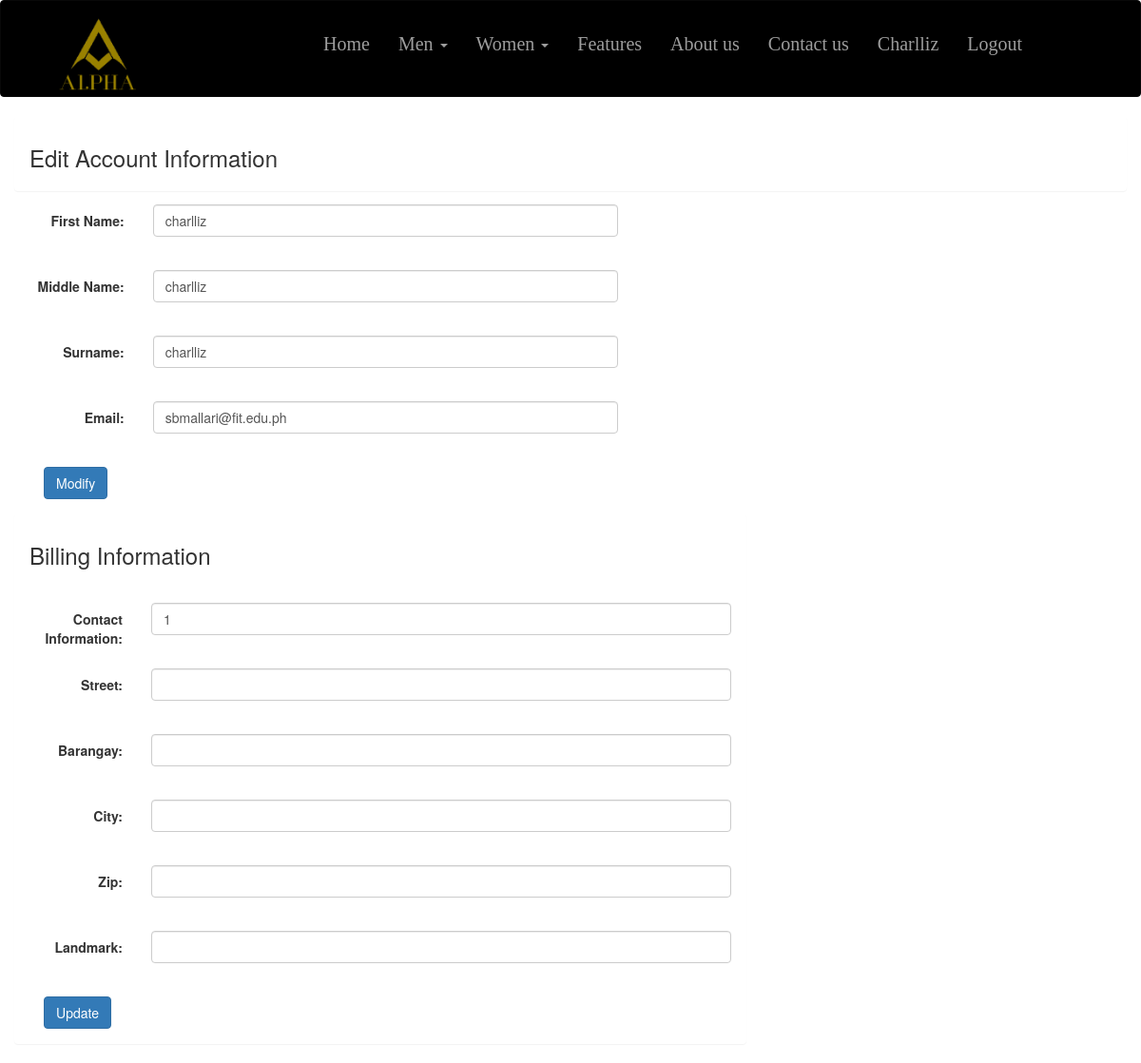
The page /register/editDetails.php (signed in) on the database its author committed.
### tables this page shows
CREATE TABLE `reg` (
  `user_id` int(11) NOT NULL,
  `email` varchar(50) NOT NULL,
  `password` varchar(500) NOT NULL,
  `fname` varchar(50) NOT NULL,
  `lname` varchar(50) NOT NULL,
  `mname` varchar(50) NOT NULL,
  `gender` varchar(50) NOT NULL,
  `Status` varchar(1) NOT NULL,
  `contact` int(11) NOT NULL,
  `street` varchar(100) NOT NULL,
  `barangay` varchar(100) NOT NULL,
  `city` varchar(100) NOT NULL,
  `zip` varchar(100) NOT NULL,
  `landmark` varchar(100) NOT NULL
);

### register/editDetails.php (the view, shortened to what this page needs)
<html>
<head>
			<link href="reg.css" type="text/css" rel="stylesheet">
</head>
<?php
	include("heading.php");
	if(empty($_SESSION['user_id']))
		header("location: ../register/login.php");
	else{
		include ('../connect/conn.php');
		$result = mysqli_query($conn, "SELECT * FROM reg WHERE user_id = $_SESSION[user_id]");
		$row = mysqli_fetch_assoc($result);
}
?>
	<div class = "col-sm-12" style="align:center;">
					<div class = "panel">
						<div class = "panel-heading">
							<h3> Edit Account Information </h3>
						</div>
						<div class = "panel-body col-sm-8">
							<form class = 'form-horizontal' method = 'post' action = 'editDetails.php'>
								<div class = "form-group">
									<label class = "control-label col-sm-2"> First Name: </label>
									<div class = "col-sm-8">
										<input type = "text" class = "form-control" name = "fname" value = '<?php echo $row['fname'] ?>'> <br>
									</div>
								</div>
								<div class = "form-group">
									<label class = "control-label col-sm-2"> Middle Name:  </label>
									<div class = "col-sm-8">
										<input type = "text" class = "form-control" name = "mname" value = '<?php echo $row['mname'] ?>'> <br>
									</div>
								</div>
								<div class = "form-group">
									<label class = "control-label col-sm-2"> Surname:  </label>
									<div class = "col-sm-8">
										<input type = "text" class = "form-control" name = "lname" value = '<?php echo $row['lname'] ?>'> <br>
									</div>
								</div>
								<div class = "form-group">
									<label class = "control-label col-sm-2"> Email: </label>
									<div class = "col-sm-8">
										<input type = "email" class = "form-control" name = "email" value = '<?php echo $row['email'] ?>'> <br>
									</div>
								</div>
								<div class = "col-sm-2">
									<button type = "submit" class = "btn btn-primary" name = 'register'> Modify</button>
								</div>
								<div class = "col-sm-6">
								</div>
							</form>
						</div>
					</div>
				</div>
				<div class = "col-sm-8">
					<div class = "panel">
						<div class = "panel-heading">
							<h3> Billing Information </h3>
						</div>
						<div class = "panel-body">
							<form class = 'form-horizontal' method = 'post' action = 'editDetails.php'>
								<div class = "form-group">
									<label class = "control-label col-sm-2"> Contact Information: </label>
									<div class = "col-sm-10">
										<input type = "text" class = "form-control" name = "contact" minlength = "11" value = '<?php echo $row['contact'] ?>'> <br>
									</div>
								</div>
								<div class = "form-group">
									<label class = "control-label col-sm-2"> Street: </label>
									<div class = "col-sm-10">
										<input type = "text" class = "form-control" name = "street" value = '<?php echo $row['street'] ?>'> <br>
									</div>
								</div>
								<div class = "form-group">
									<label class = "control-label col-sm-2"> Barangay: </label>
									<div class = "col-sm-10">
										<input type = "text" class = "form-control" name = "barangay" value = '<?php echo $row['barangay'] ?>'> <br>
									</div>
								</div>
								<div class = "form-group">
									<label class = "control-label col-sm-2"> City: </label>
									<div class = "col-sm-10">
										<input type = "text" class = "form-control" name = "city" value = '<?php echo $row['city'] ?>'> <br>
									</div>
								</div>
								<div class = "form-group">
									<label class = "control-label col-sm-2"> Zip: </label>
									<div class = "col-sm-10">
										<input type = "text" class = "form-control" name = "zip" minlength = "4" value = '<?php echo $row['zip'] ?>'> <br>
									</div>
								</div>
								<div class = "form-group">
									<label class = "control-label col-sm-2"> Landmark: </label>
									<div class = "col-sm-10">
										<input type = "text" class = "form-control" name = "landmark" value = '<?php echo $row['landmark'] ?>'> <br>
									</div>
								</div>
								<div class = "col-sm-2">
									<button type = "submit" class = "btn btn-primary" name = 'submit'> Update </button>
								</div>
								<div class = "col-sm-6">
								</div>
							</form>
						</div>
					</div>
				</div>
</html>

### register/heading.php (shortened to what this page needs)
<!DOCTYPE HTML>
<html>
<head><meta charset="utf-8"><link href="https://maxcdn.bootstrapcdn.com/bootstrap/3.3.6/css/bootstrap.min.css" rel="stylesheet" />
<link href="footer.css" type="text/css" rel="stylesheet">
</head>
<body>
<nav class="navbar navbar-inverse">
  <div class="container">
    <div class="navbar-header">
      <a class="navbar-brand" href="http://localhost" ><img src="A.png" id="#logo" class="col-md-6 col-xs-5"></a>
    </div>
    <div class="collapse navbar-collapse" id="bs-example-navbar-collapse-1">
      <ul class="nav navbar-nav navbar-center">
        <li><a href="../connect/index.php">Home<span class="sr-only">(current)</span></a></li>
        <li class="dropdown">
          <a href="" class="dropdown-toggle" data-toggle="dropdown" role="button" aria-haspopup="true" aria-expanded="false">
				Men
				<span class="caret"></span>
		  </a>
        </li>
		 <li class="dropdown">
          <a href="#" class="dropdown-toggle" data-toggle="dropdown" role="button" aria-haspopup="true" aria-expanded="false">
				Women
				<span class="caret"></span>
		  </a>
        </li>
		<li><a href="#">Features<span class="sr-only"></span></a></li>
		<li><a href="#footer">About us<span class="sr-only"></span></a></li>
		<li><a href="#footer">Contact us<span class="sr-only"></span></a></li>
    <?php
        if(empty($_SESSION['user_id'])){
          echo "<li><a href='login.php'>Login<span class='sr-only'></span></a></li>";
          echo "<li><a href='reg.php'>Register<span class='sr-only'></span></a></li>";
        }
        else{
          include '../connect/conn.php';
          $result = mysqli_query($conn, "SELECT * FROM reg WHERE user_id = $_SESSION[user_id]");
          $row = mysqli_fetch_assoc($result);
          echo "<li><a href='home.php'> ". ucfirst($row['fname']) ."<span class = 'sr-only></span></a></li>";
          echo "<li><a href='../register/logout.php'><span class='sr-only'></span></a></li>";
          echo "<li><a href='../register/logout.php'> Logout <span class='sr-only'></span></a></li>";
        }
    ?>
	  </ul>
    </div>
  </div>
</nav>

### register/heading.php (style rules this page uses)
.navbar , .btn-new { background:black; }
.navbar .navbar-brand { height: 100px; }
.nav { position:relative; top:20px; font-family: 'Playfair Display', serif; font-size:15pt; }
@media (min-width: 768px) { .container, .panel-table, { max-height: 100px; max-width: 500px; } }

### rows shown on the page
reg: fname "Charlliz", fname "charlliz", mname "charlliz", lname "charlliz", email "sbmallari@fit.edu.ph", contact "1"
